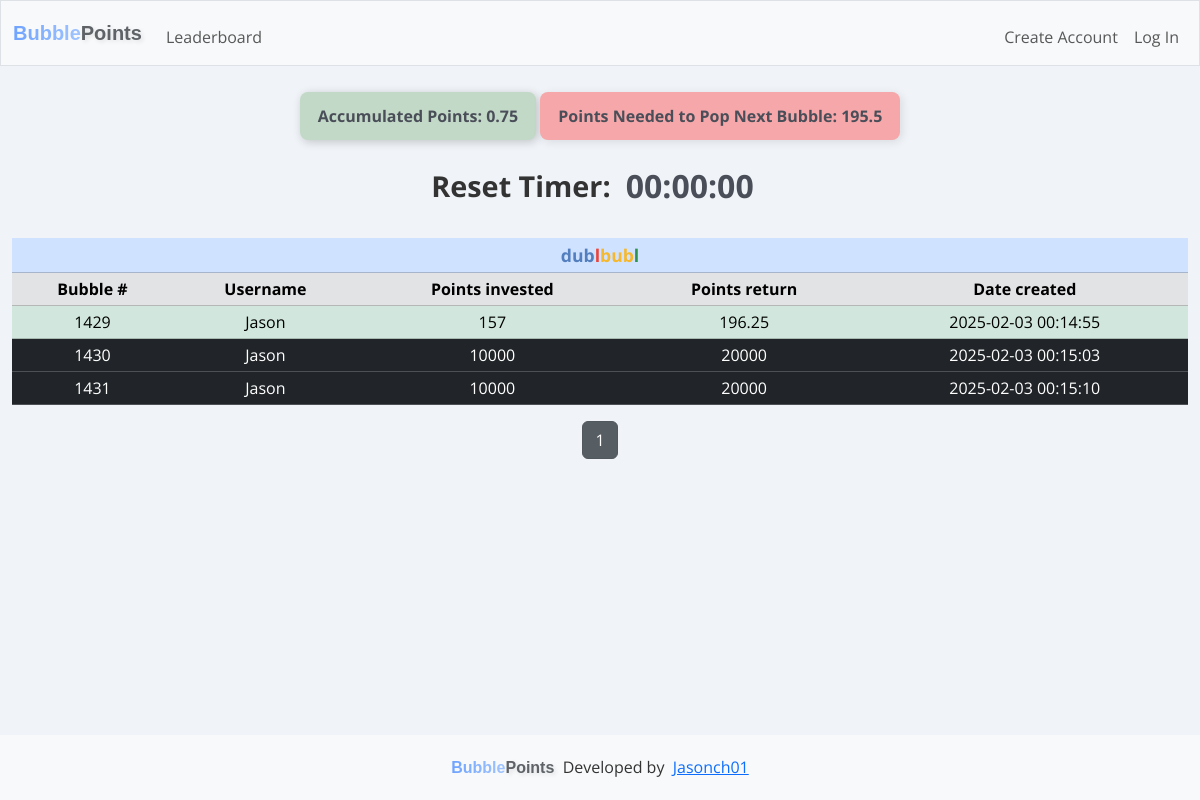
Before: / with the older database file.
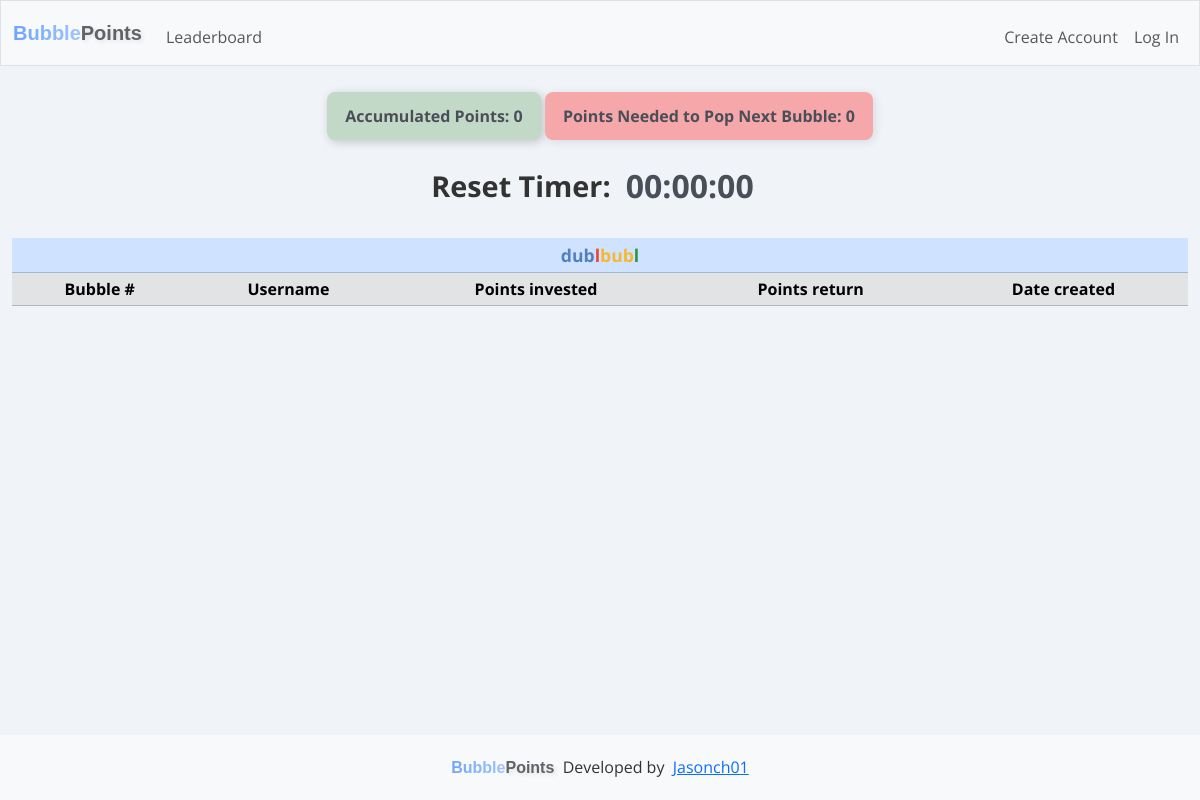
After: the same page with the newer database file.
### tables this page shows
CREATE TABLE points_tracker (
            tracker_id INTEGER PRIMARY KEY AUTOINCREMENT NOT NULL,
            current_points_in INTEGER NOT NULL,
            date_created TEXT NOT NULL        
        );

CREATE TABLE dublbubl (
    row_id INTEGER PRIMARY KEY AUTOINCREMENT NOT NULL,
    user_id INTEGER NOT NULL,
    username TEXT NOT NULL,
    points_in INTEGER NOT NULL,
    points_out INTEGER NOT NULL,
    date_created TEXT NOT NULL,        
    FOREIGN KEY (user_id) REFERENCES users(id)
    FOREIGN KEY (username) REFERENCES users(username)
);

### app.py (the view)
@app.route("/", methods=["GET", "POST"])
def index():
    start_timer()
    try:
        dublbubl = cur.execute("SELECT * FROM dublbubl").fetchall()
        rows_per_page = 20
        page = request.args.get("page", 1, type=int)
        offset = (page - 1) * rows_per_page
        dublbubl = cur.execute("""
            SELECT * FROM dublbubl
            ORDER BY row_id ASC
            LIMIT ? OFFSET ?
        """, (rows_per_page, offset)).fetchall()
        total_rows = cur.execute("SELECT COUNT(*) FROM dublbubl").fetchone()[0]
        total_pages = (total_rows + rows_per_page - 1) // rows_per_page
        current_points_in = cur.execute("SELECT current_points_in FROM points_tracker").fetchone()
        oldest_row_points_out = cur.execute("SELECT points_out FROM dublbubl ORDER BY row_id ASC LIMIT 1").fetchone()
        user_id = session.get("user_id")
        if user_id:
            user = cur.execute("SELECT * FROM users WHERE id = ?", (user_id,)).fetchall()
            user_history = cur.execute("SELECT * FROM dublbubl_history WHERE creator_id = ? ORDER BY row_id DESC LIMIT 5", (user_id,)).fetchall()
        else:
            user = None
            user_history = None
    except sqlite3.OperationalError as e:
        print("Error: dublbubl_history table does not exist, creating it.")
        init_db()
    if current_points_in is None or oldest_row_points_out is None:
        print("Error: current_points_in or oldest_row_points_out is None.")
        points_in_required = 0  # Default value
    else:
        points_in_required = oldest_row_points_out[0] - current_points_in[0]
    socketio.emit("update_points_info", {
        "current_points_in": current_points_in[0],  # Emitting the actual points_in value
        "points_in_required": points_in_required  # Emitting the calculated points_in_required
    })  # Broadcasts to all connected clients
    points = request.form.get("points")
    current_date = datetime.datetime.now().strftime("%Y-%m-%d %H:%M:%S")
    message = None
    if request.method == "POST":
        if user_id is None:
            return render_template("login.html", message="You must be logged in to create a bubble")
        if not points:
            flash("No points entered", "danger")  # Use "danger" for errors
            return redirect(url_for("index"))
        try:
            points = int(points)
        except ValueError:
            flash("Invalid input", "danger")
            return redirect(url_for("index"))
        if points is None:
            return "Invalid Input"
        elif points <= 0 or points > 10000:
            flash("Points must be between 1 and 10000", "danger")
            return redirect(url_for("index"))
        user_id = session["user_id"]
        user = cur.execute("SELECT * FROM users WHERE id = ?", (user_id,)).fetchone()
        current_points = cur.execute("SELECT points FROM users WHERE id = ?", (user[0],)).fetchone()
        current_points = current_points[0] if current_points else 0  # Default to 0 if no value exists
        if current_points < points:
            flash("Not enough points", "danger")
            return redirect(url_for("index"))
        try:
            if points >= 10000:
                points_out = points * 2  # If points are 10,000 or more, multiply by 2
            elif points >= 5000:
                points_out = points * 1.75  # If points are 5,000 or more but less than 10,000, multiply by 1.75
            elif points >= 1000:
                points_out = points * 1.5  # If points are 1,000 or more but less than 10,000, multiply by 1.5
            else:
                points_out = points * 1.25  # Otherwise, points_out equals points_in (e.g., for smaller amounts)
            cur.execute("""
            INSERT INTO dublbubl (row_id, user_id, username, points_in, points_out, date_created)
            VALUES (?, ?, ?, ?, ?, ?)
            """, (None, user[0], user[1], points, (points_out), current_date))
            con.commit()
            updated_rows = cur.execute("""
                SELECT * FROM dublbubl
                ORDER BY row_id ASC
                LIMIT ? OFFSET ?
            """, (rows_per_page, offset)).fetchall()
            socketio.emit("update_table", {"rows": updated_rows, "page": page})
            total_points = current_points - points
            if total_points < 0:
                return "Error: Insufficient points balance."
            cur.execute("UPDATE users SET points = ? WHERE id = ?", (total_points, user[0]))
            con.commit()
            socketio.emit("update_point_balance", {
                "point_balance": total_points  # Emitting only the total points balance
            }, room=user[0])  # Emits only to the specific user
            print(f"Emitting update to room: {user[0]} with new balance: {total_points}")
        except Exception as e:
            print(f"Error inserting row into dublbubl: {e}")
            con.rollback()
        current_points_in = cur.execute("SELECT current_points_in FROM points_tracker").fetchone()
        row_count = cur.execute("SELECT COUNT(*) FROM dublbubl").fetchone()[0]
        print(f"Number of rows in dublbubl: {row_count}")
        if row_count > 1:
            if current_points_in:
                new_points_in = current_points_in[0] + points
                cur.execute("UPDATE points_tracker SET current_points_in = ?, date_created = ?", (new_points_in, current_date))
            else:
                cur.execute("INSERT INTO points_tracker (current_points_in, date_created) VALUES (?, ?)", (points, current_date))
            con.commit()
        else:
            new_points_in = current_points_in[0] if current_points_in else 0
            print(f"New points in is { new_points_in }")
        oldest_row_points_out = cur.execute("SELECT points_out FROM dublbubl ORDER BY row_id ASC LIMIT 1").fetchone()
        print(f"Oldest row points out: {oldest_row_points_out[0]}")
        if oldest_row_points_out is None:
            print("No rows found in dublbubl. Exiting loop.")
        else:
            while new_points_in >= oldest_row_points_out[0]:
                oldest_row_id = cur.execute("SELECT row_id FROM dublbubl ORDER BY row_id ASC LIMIT 1").fetchone()
                oldest_row = cur.execute("SELECT * FROM dublbubl ORDER BY row_id ASC LIMIT 1").fetchone()
                if oldest_row is not None:
                        current_total_points = cur.execute("SELECT total_points_earned FROM users WHERE id = ?", (oldest_row[1],)).fetchone()
                        if current_total_points is None:
                            print("No points found for this user.")
                            current_total_points = 0  # Default to 0 if no value exists
                        else:
                            current_total_points = current_total_points[0]  # Extract the value from the tuple
                        print(f"Current total points: {current_total_points}")
                        points = cur.execute("SELECT points FROM users WHERE id = ?", (oldest_row[1],)).fetchone()
                        if points is None:
                            print("No points balance found for this user.")
                            points = 0  # Default to 0 if no value exists
                        else:
                            points = points[0]  # Extract the value from the tuple
                        print(f"User's point balance: {points}")
                else:
                    print("Oldest row is None, skipping points check.")
                if oldest_row:
                    cur.execute("""
                    INSERT INTO dublbubl_history (user_id, username, row_id, creator_id, creator_username, points_in, points_out, date_created, date_archived)
                    VALUES (?, ? ,?, ?, ? ,?, ?, ?, ?)
                    """, (user[0], user[1], oldest_row[0], oldest_row[1], oldest_row[2], oldest_row[3], oldest_row[4], oldest_row[5], current_date))
                    con.commit()
                    updated_user_history = cur.execute("""
                        SELECT * FROM dublbubl_history
                        WHERE creator_id = ?
                        ORDER BY row_id DESC
                        LIMIT 5
                    """, (user[0],)).fetchall()
                    print(f"Checking user[0]: {user[0]}")
                    print(f"Fetching history for creator_id: {user[0]}")
                    print("Fetched history:", updated_user_history)
                    socketio.emit("update_user_history", {
                        "history": [
                            {
                                "bubble_number": row[3],
                                "points_invested": row[6],
                                "points_earned": row[7],
                                "created_on": row[8],
                                "archived_on": row[9]
                            } for row in updated_user_history
                        ]
                    }, room=user[0])  # Emits only to the specific user
                    print(f"Emitting update to room: {user[0]} with updated user history: {oldest_row[4]}")
                    total_points_earned = current_total_points + oldest_row[4]
                    cur.execute("UPDATE users SET total_points_earned = ? WHERE id = ?", (total_points_earned, oldest_row[1]))
                    con.commit()
                    total_points = points + oldest_row[4]
                    cur.execute("UPDATE users SET points = ? WHERE id = ?", (total_points, oldest_row[1]))
                    con.commit()
                    current_total_points = total_points_earned
                    updated_total_points = cur.execute("SELECT points FROM users WHERE id = ?",(user_id,)).fetchone()
                    updated_total_points = updated_total_points[0] if updated_total_points else 0
                    socketio.emit("update_point_balance", {
                        "point_balance": updated_total_points  # Only emitting the total points balance
                    }, room=user_id)  # Emits only to the specific user
                    print(f"Emitting update to room: {user_id} with new balance: {updated_total_points}")
                if oldest_row_id is not None:
                    cur.execute("DELETE FROM dublbubl WHERE row_id = ?", (oldest_row_id[0],))
                    con.commit()
                else:
                    print("Error: oldest_row_id is None, unable to delete row.")
                remaining_points_in = new_points_in - oldest_row_points_out[0]
                cur.execute("UPDATE points_tracker SET current_points_in = ?, date_created = ?", (remaining_points_in, current_date))
                con.commit()
                updated_rows = cur.execute("""
                    SELECT * FROM dublbubl
                    ORDER BY row_id ASC
                    LIMIT ? OFFSET ?
                """, (rows_per_page, offset)).fetchall()
                socketio.emit("update_table", {"rows": updated_rows, "page": page})
                print(f"Emitting updated rows to room: {user[0]}")
                new_points_in = remaining_points_in
                oldest_row_points_out = cur.execute("SELECT points_out FROM dublbubl ORDER BY row_id ASC LIMIT 1").fetchone()
                if new_points_in <= 0 or oldest_row_points_out is None:
                    print("No more rows in dublbubl. Exiting loop.")
                    break
        flash("Bubble created successfully!", "success")
        return redirect(url_for("index"))
    else:
        return render_template('index.html', dublbubl=dublbubl, user=user, message=message, current_points_in=current_points_in, points_in_required=points_in_required, user_history=user_history, page=page, total_rows=total_rows, total_pages=total_pages)

### templates/index.html (shortened to what this page needs)
{% extends "layout.html" %}
{% block main %}
<div class="tracker text-center">
  <p id="current_points_in">Accumulated Points: {{ current_points_in[0] }}</p>
  <p id="points_in_required">Points Needed to Pop Next Bubble: {{ points_in_required }}</p>
  <div class="timer-container">
      <span class="reset-timer-text">Reset Timer: </span>
      <span id="countdown_timer" class="low-time">00:00:00</span>
  </div>
</div>
<table class="table table-success table-sm text-center">
  <thead class="table-primary">
    <tr class="table-primary">
      <th class="table-primary" colspan="5"><div class="table-header"><span class="blue">dub</span><span class="red">l</span><span class="yellow">bub</span><span class="green">l</span></div></th>
    </tr>
  </thead>
  <thead>
    <tr class="table-secondary">
      <th>Bubble #</th>
      <th>Username</th>
      <th>Points invested</th>
      <th>Points return</th>
      <th>Date created</th>
    </tr>
  </thead>
  <tbody id="dublbubl">
    {% for row in dublbubl %}
    <tr class="
    {% if row[3] == 10000 %}
      table-dark
    {% elif row[3] > 5000 %}
      table-danger
    {% elif row[3] > 1000 %}
      table-warning
    {% else %}
      table-success
    {% endif %}
    ">
      <td>{{ row[0] }}</td>
      <td>{{ row[2] }}</td>
      <td>{{ row[3] }}</td>
      <td>{{ row[4] }}</td>
      <td>{{ row[5] }}</td>
    </tr>
    {% endfor %}
  </tbody>
</table>
<div class="pagination d-flex justify-content-center align-items-center">
  {% for p in range(1, total_pages + 1) %}
    <a href="{{ url_for('index', page=p) }}" class="btn btn-secondary {% if p == page %}active{% endif %}">
      {{ p }}
    </a>
  {% endfor %}
</div>
{% endblock %}

### templates/layout.html (shortened to what this page needs)
<!DOCTYPE html>
<html lang="en">
  <head>
    <link href="https://cdn.jsdelivr.net/npm/bootstrap@5.3.3/dist/css/bootstrap.min.css" rel="stylesheet">
    <link rel="stylesheet" href="/static/style.css">
  </head>
  <body>
    <nav class="bg-light border navbar navbar-expand-md navbar-light">
      <div class="container-fluid">
        <a class="navbar-brand" href="/">
          <span class="gradient-text">Bubble</span><span class="points-text">Points</span>
        </a>
          <div class="collapse navbar-collapse" id="navbar">
              {% if session["user_id"] %}
                  <ul class="navbar-nav me-auto mt-2">
                    <li class="nav-item"><a class="nav-link" href="/leaderboard">Leaderboard</a></li>
                    <li class="nav-item"><a class="nav-link" href="/history">History</a></li>
                  </ul>
                  <ul class="navbar-nav ms-auto mt-2">
                    <li class="nav-item"><a class="nav-link" href="/account">Account</a></li>
                    <li class="nav-item"><a class="nav-link" href="/logout">Log Out</a></li>
                  </ul>
              {% else %}
                  <ul class="navbar-nav me-auto mt-2">
                    <li class="nav-item"><a class="nav-link" href="/leaderboard">Leaderboard</a></li>
                  </ul>
                  <ul class="navbar-nav ms-auto mt-2">
                    <li class="nav-item"><a class="nav-link" href="/register">Create Account</a></li>
                    <li class="nav-item"><a class="nav-link" href="/login">Log In</a></li>
                  </ul>
              {% endif %}
          </div>
      </div>
  </nav>
      <main class="container-fluid">
        {% block main %}{% endblock %}
      </main>
      <footer class="footer">
        <a class="navbar-brand" href="/">
          <span class="gradient-text">Bubble</span><span class="points-text">Points</span>&nbsp;
          <span>Developed by</span>&nbsp;
          <span><a href="https://github.com/jasonch01">Jasonch01</a></span>
        </a>
      </footer>
  </body>
</html>

Changed rows visible on the page:
removed dublbubl: row_id "1429", username "Jason", points_in "157", points_out "196.25", date_created "2025-02-03 00:14:55"
removed dublbubl: row_id "1430", username "Jason", points_in "10000", points_out "20000", date_created "2025-02-03 00:15:03"
removed dublbubl: row_id "1431", username "Jason", points_in "10000", points_out "20000", date_created "2025-02-03 00:15:10"
changed points_tracker: current_points_in "0.75" → "0"
Other visible differences:
{{ points_in_required }}: "195.5" → "0"
list line gone: "1"
